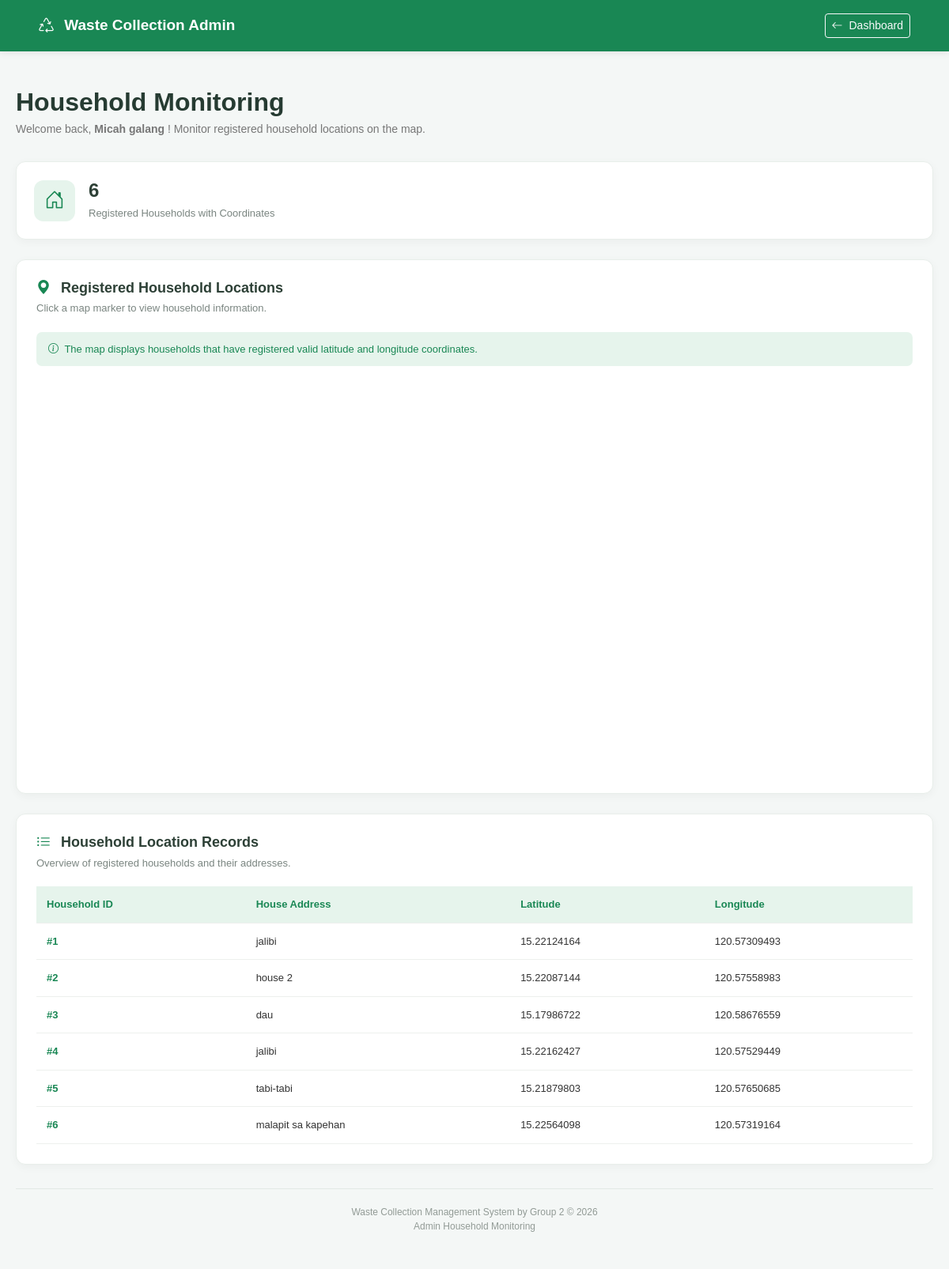
Page /wastesystem/admin/households.php (signed in) on the committed database.
### tables this page shows
CREATE TABLE `households` (
  `id` int(11) NOT NULL,
  `user_id` int(11) NOT NULL,
  `house_address` varchar(255) NOT NULL,
  `latitude` decimal(10,8) DEFAULT NULL,
  `longitude` decimal(11,8) DEFAULT NULL,
  `created_at` timestamp NOT NULL DEFAULT current_timestamp()
);

### wastesystem/admin/households.php (the view, shortened to what this page needs)
<?php
require_once __DIR__ . "/../config/db_system.php";
try {
    $sql = "
        SELECT id, house_address, latitude, longitude
        FROM households
        WHERE latitude IS NOT NULL
        AND longitude IS NOT NULL
        ORDER BY id ASC
    ";
    $stmt = $pdo->query($sql);
    $households = $stmt->fetchAll(PDO::FETCH_ASSOC);
} catch (PDOException $e) {
    die("Database error: " . htmlspecialchars($e->getMessage()));
}
?>
<!DOCTYPE html>
<html lang="en">
<head>
    <link href="../assets/vendor/bootstrap/css/bootstrap.min.css" rel="stylesheet">
    <link rel="stylesheet"
        href="https://cdn.jsdelivr.net/npm/bootstrap-icons@1.11.3/font/bootstrap-icons.min.css">
</head>
<body>
    <nav class="navbar navbar-dark">
        <div class="container-fluid px-4">
            <span class="navbar-brand">
                <i class="bi bi-recycle me-2"></i>
                Waste Collection Admin
            </span>
            <a href="dashboard.php" class="btn btn-outline-light btn-sm">
                <i class="bi bi-arrow-left me-1"></i>
                Dashboard
            </a>
        </div>
    </nav>
    <main class="main-container">
        <div class="page-header">
            <h2>Household Monitoring</h2>
            <p>
                Welcome back,
                <strong>
                    <?php echo htmlspecialchars($_SESSION['full_name'] ?? 'Admin'); ?>
                </strong>!
                Monitor registered household locations on the map.
            </p>
        </div>
        <div class="summary-card">
            <div class="summary-icon">
                <i class="bi bi-house-door"></i>
            </div>
            <div>
                <h3><?php echo count($households); ?></h3>
                <p>Registered Households with Coordinates</p>
            </div>
        </div>
        <section class="content-card">
            <div class="card-heading">
                <div>
                    <h5>
                        <i class="bi bi-geo-alt-fill me-2"
                            style="color:#198754;"></i>
                        Registered Household Locations
                    </h5>
                    <p>
                        Click a map marker to view household information.
                    </p>
                </div>
            </div>
            <div class="map-note">
                <i class="bi bi-info-circle me-1"></i>
                The map displays households that have registered valid
                latitude and longitude coordinates.
            </div>
            <div id="map"></div>
        </section>
        <section class="content-card">
            <div class="card-heading">
                <div>
                    <h5>
                        <i class="bi bi-list-ul me-2"
                            style="color:#198754;"></i>
                        Household Location Records
                    </h5>
                    <p>
                        Overview of registered households and their addresses.
                    </p>
                </div>
            </div>
            <div class="table-wrapper">
                <table>
                    <thead>
                        <tr>
                            <th>Household ID</th>
                            <th>House Address</th>
                            <th>Latitude</th>
                            <th>Longitude</th>
                        </tr>
                    </thead>
                    <tbody>
                        <?php if (count($households) > 0): ?>
                            <?php foreach ($households as $house): ?>
                                <tr>
                                    <td class="household-id">
                                        #<?php echo htmlspecialchars($house['id']); ?>
                                    </td>
                                    <td>
                                        <?php echo htmlspecialchars($house['house_address']); ?>
                                    </td>
                                    <td>
                                        <?php echo htmlspecialchars($house['latitude']); ?>
                                    </td>
                                    <td>
                                        <?php echo htmlspecialchars($house['longitude']); ?>
                                    </td>
                                </tr>
                            <?php endforeach; ?>
                        <?php endif; ?>
                    </tbody>
                </table>
            </div>
        </section>
        <div class="dashboard-footer">
            Waste Collection Management System by Group 2
            &copy; <?php echo date("Y"); ?>
            <br>
            Admin Household Monitoring
        </div>
    </main>
</body>
</html>

### wastesystem/admin/households.php (style rules this page uses)
body { background-color: #f4f7f6; font-family: Arial, sans-serif; color: #333; padding-top: 85px; }
.navbar { background-color: #198754; padding: 12px 25px; box-shadow: 0 2px 8px rgba(0, 0, 0, 0.08); position: fixed; top: 0; left: 0; right: 0; width: 100%; min-height: 65px; z-index: 9999; }
.navbar .container-fluid { display: flex; justify-content: space-between; align-items: center; }
.navbar-brand { color: white !important; font-weight: 600; font-size: 19px; }
.main-container { max-width: 1250px; margin: auto; padding: 25px 20px; }
.page-header { margin-bottom: 30px; }
.page-header h2 { font-weight: 700; color: #263b32; margin-bottom: 5px; }
.page-header p { color: #777; font-size: 14px; margin-bottom: 0; }
.summary-card { background: white; border: 1px solid #e8eeea; border-radius: 12px; padding: 22px; box-shadow: 0 3px 12px rgba(0, 0, 0, 0.04); display: flex; align-items: center; gap: 17px; margin-bottom: 25px; }
.summary-icon { width: 52px; height: 52px; background-color: #e6f4ec; color: #198754; border-radius: 12px; display: flex; align-items: center; justify-content: center; font-size: 25px; }
.summary-card h3 { font-size: 24px; font-weight: 700; color: #2d4036; margin-bottom: 4px; }
.summary-card p { color: #7a8580; font-size: 13px; margin-bottom: 0; }
.content-card { background: white; border: 1px solid #e8eeea; border-radius: 12px; box-shadow: 0 3px 12px rgba(0, 0, 0, 0.04); padding: 25px; margin-bottom: 25px; }
.card-heading { display: flex; justify-content: space-between; align-items: center; flex-wrap: wrap; gap: 12px; margin-bottom: 20px; }
.card-heading h5 { font-size: 18px; font-weight: 700; color: #2d4036; margin-bottom: 5px; }
.card-heading p { color: #7a8580; font-size: 13px; margin-bottom: 0; }
#map { width: 100%; height: 500px; border-radius: 10px; overflow: hidden; }
.map-note { background: #e6f4ec; color: #198754; padding: 12px 15px; border-radius: 7px; font-size: 13px; margin-bottom: 15px; }
.table-wrapper { overflow-x: auto; }
table { width: 100%; border-collapse: collapse; min-width: 500px; }
th, td { padding: 13px; text-align: left; border-bottom: 1px solid #edf0ed; font-size: 13px; }
th { background: #e6f4ec; color: #198754; font-weight: 600; }
.household-id { color: #198754; font-weight: 700; }
.dashboard-footer { margin-top: 30px; padding: 20px 0; border-top: 1px solid #e2e9e5; color: #929b96; font-size: 12px; text-align: center; }

### rows in the picture
households: id "1", house_address "jalibi", latitude "15.22124164", longitude "120.57309493"
households: id "2", house_address "house 2", latitude "15.22087144", longitude "120.57558983"
households: id "3", house_address "dau", latitude "15.17986722", longitude "120.58676559"
households: id "4", house_address "jalibi", latitude "15.22162427", longitude "120.57529449"
households: id "5", house_address "tabi-tabi", latitude "15.21879803", longitude "120.57650685"
households: id "6", house_address "malapit sa kapehan", latitude "15.22564098", longitude "120.57319164"

### other values in the picture
$_SESSION['full_name'] "Micah galang"
count($households) "6"
